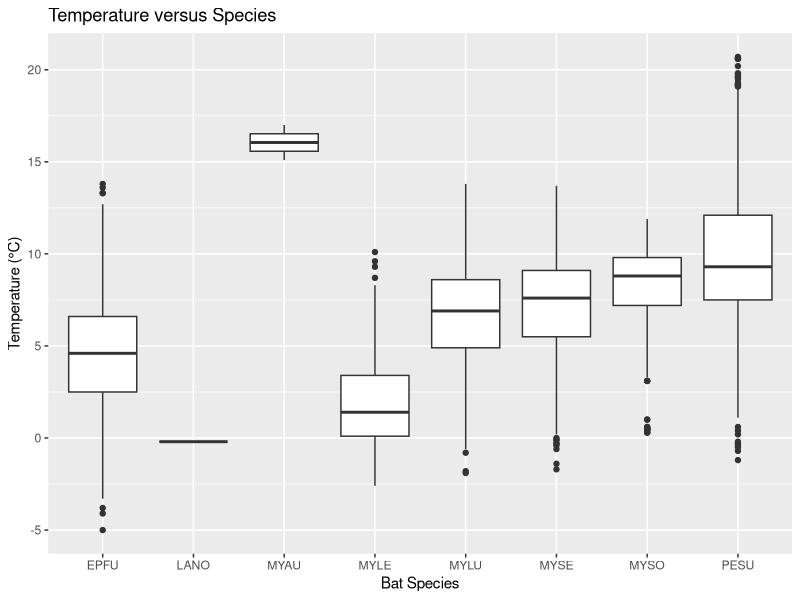

This figure's R source:
rm(list=ls()) # clears workspace

#load important packages##
library(ggplot2)
library(gridExtra)
library(viridis)
library(dplyr)


# Load in US Bat Temp data
batdat=read.csv("us_bat_temps.csv") 

# Check amount of entries that are "NA"
colSums(is.na(batdat))

# Remove any rows that have missing values
bat_clean <- batdat[complete.cases(batdat), ]

# Filter by the bat species that is equal to "BAT"
filt <- bat_clean %>% filter(type == "BAT")

# Plot 
ggplot(data=filt, aes(x = species, y = temp)) +
  geom_boxplot() + labs(title = "Temperature versus Species", x = "Bat Species", y = "Temperature (°C)")



#g1=ggplot(data=batdat,aes(x=species,y=lgdL,color=site))+
  #geom_point(size=2) #this adds points to graph
#g1
#a simple graph with species on x, and lgdL (loads) on Y, site is color

#this is a little too simple, but ggplot2 allows us to buid

#g1=ggplot(data=batdat,aes(x=species,y=lgdL,color=site))+
  #geom_boxplot() #this add a boxplot to the graph
#g1
